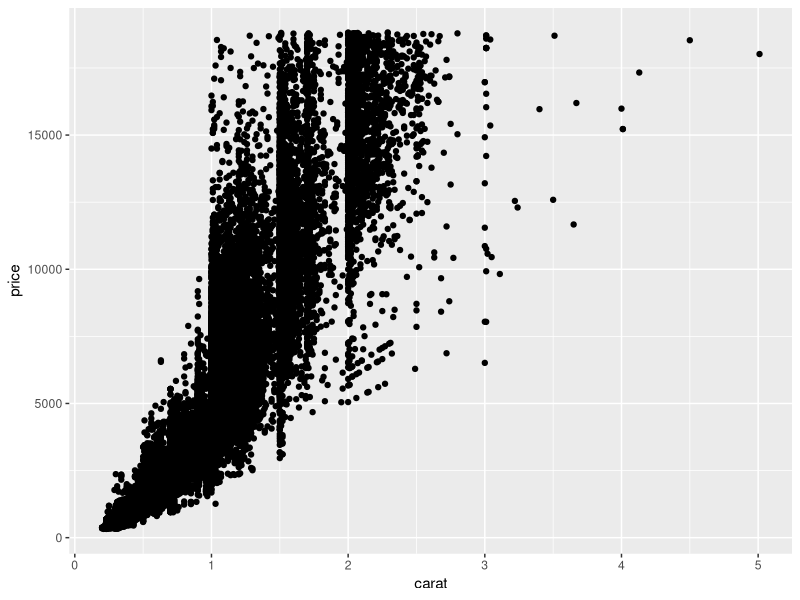
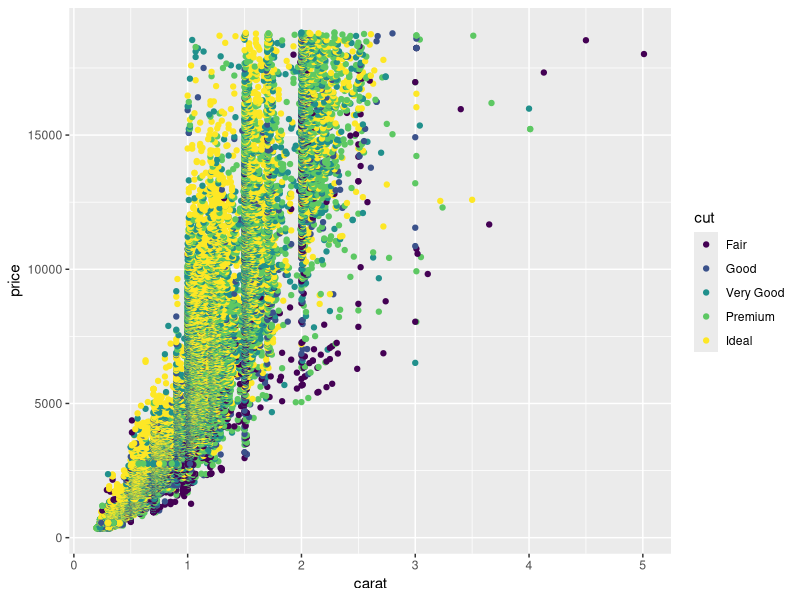
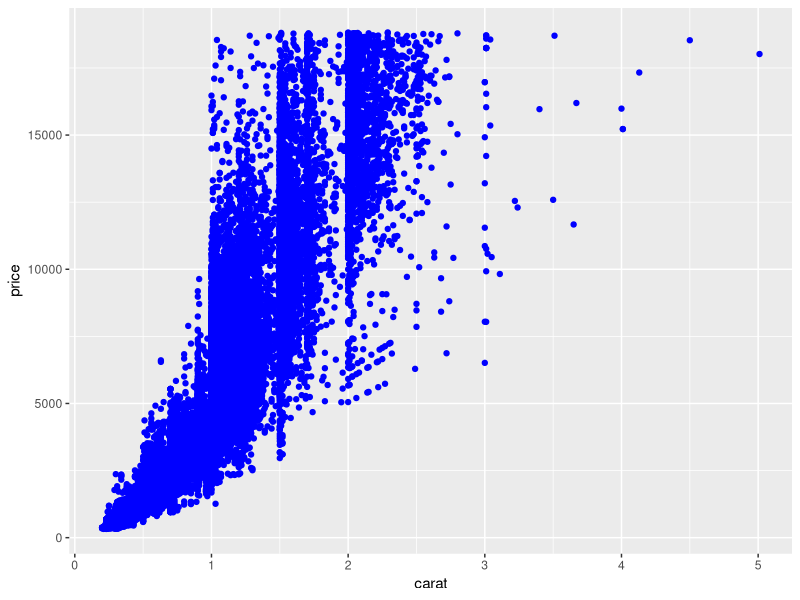
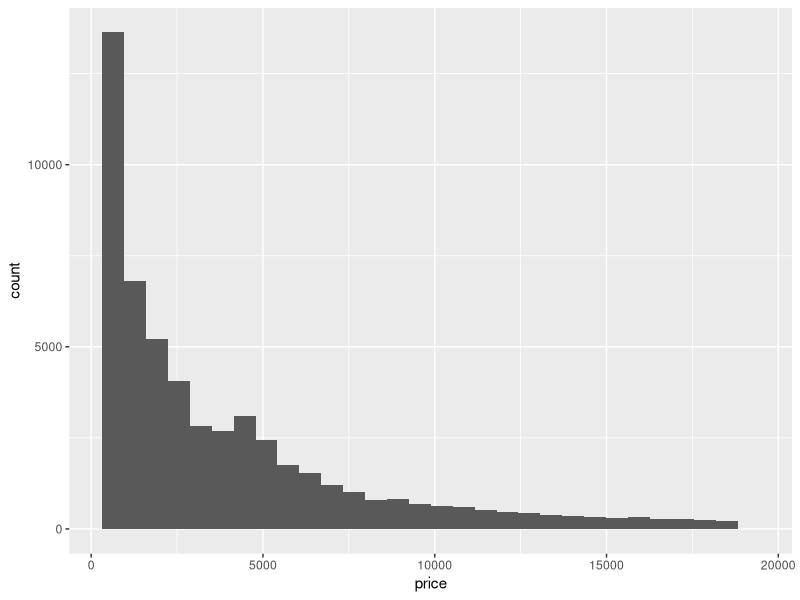
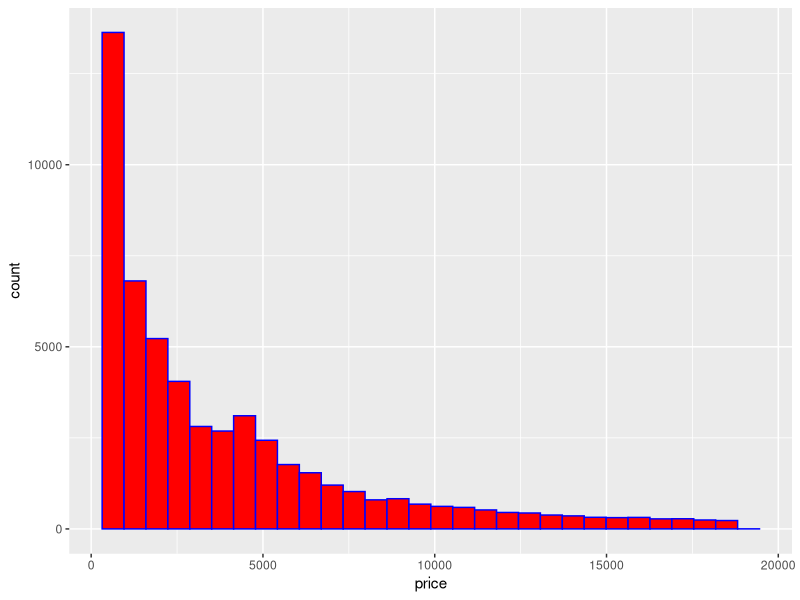
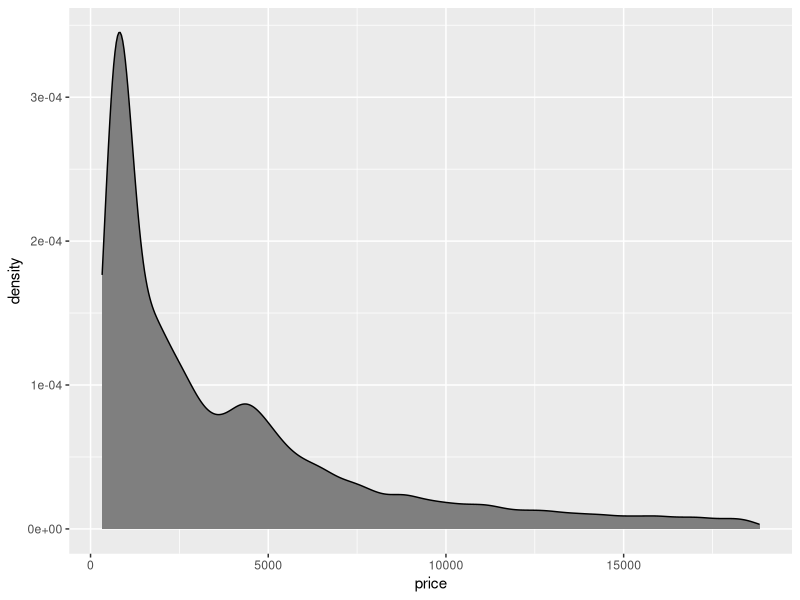
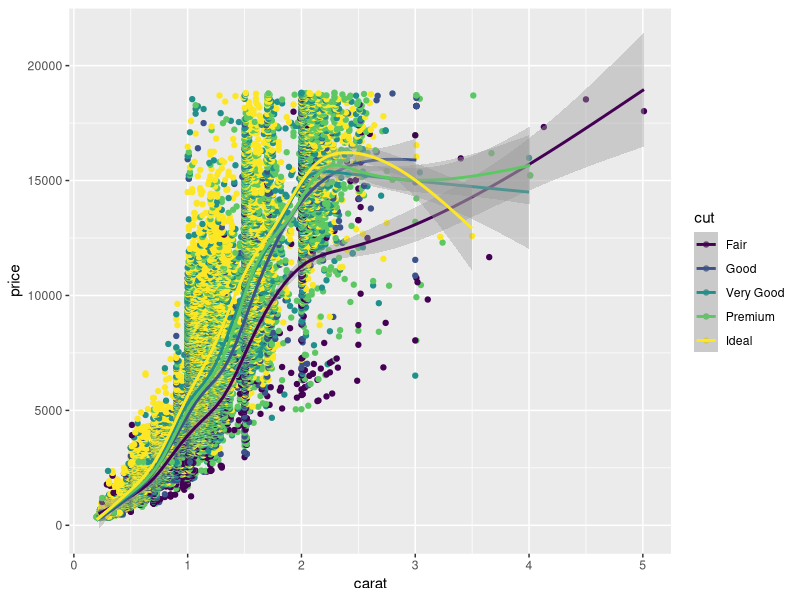
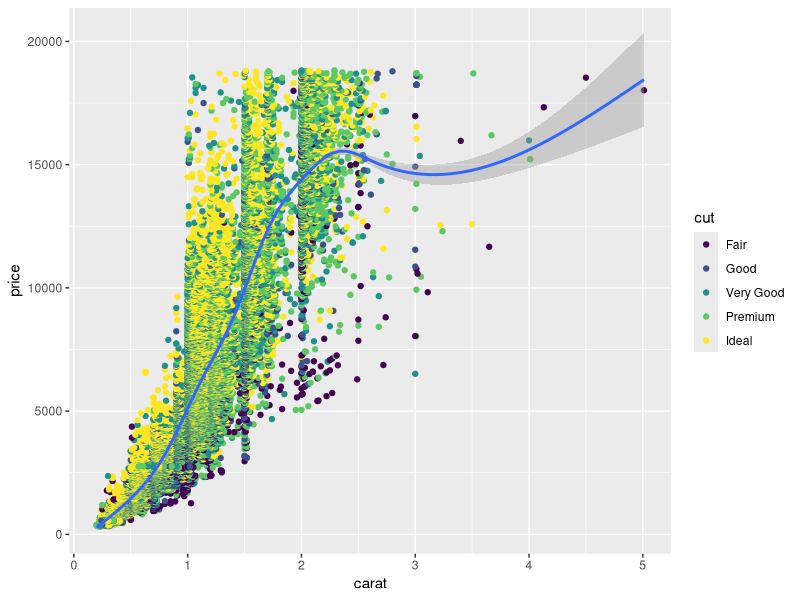

These charts were generated, in order, by the following R code:
#Jared Lander, Lander Analytics
#“Workshop:ggplot2: from scratch to compelling graphs”

library(ggplot2)
library(ggthemes)
data(diamonds)
head(diamonds)

#the simple way of plotting in R
#plot(price ~ carat, data=diamonds)
#hist(diamonds$price)
#boxplot(diamonds$price)


ggplot(diamonds, aes(x=carat, y=price)) + geom_point()

#use aes() to map values to color property
ggplot(diamonds, aes(x=carat, y=price)) + geom_point(aes(color=cut))

#hard coded color variable
ggplot(diamonds, aes(x=carat, y=price)) + geom_point(color='blue')

#histagram automatically calcualtes heights. No Y value necessary
ggplot(diamonds) + geom_histogram(aes(x=price))

#color property sets border on 2d objects, fill sets fill color
ggplot(diamonds) + geom_histogram(aes(x=price), fill='red', color='blue')

ggplot(diamonds) + geom_density(aes(x=price), fill='grey50')



#compare the aesthetics of the following 2 examples
#when you specify aes() inside ggplot function, it applies to all layers
ggplot(diamonds, aes(x=carat, y=price, color=cut)) + geom_point(aes(color=cut)) +
  geom_smooth()

ggplot(diamonds, aes(x=carat, y=price)) + geom_point(aes(color=cut)) +
  geom_smooth()
###########


ggplot(diamonds, aes(x=carat, y=price)) + 
  geom_point(aes(color=cut), shape=1, size=2, alpha=1/3) +
  geom_smooth()



# we can also break data up into small multiples or facets! 
#assign base function to a variable! 
g <- ggplot(diamonds, aes(x=carat, y=price, color=cut))
g + geom_point() + facet_wrap( ~ cut)

#1d row or col of facets
g + geom_point() + facet_wrap( ~ cut, nrow=1, scales='free') #also try nrow=1

# 2d grid of facets
g + geom_point() + facet_grid(color ~ clarity)


#scales='free' argument allows the scale of the axis of individual facets to vary
#scales='free_y' allows free y axis and fixed x axis
# research forumla notation (use of ~ )....


#compare the 2 following examples
ggplot(diamonds, aes(x=price)) + geom_histogram() + 
  facet_wrap(~cut)

# using free scales is totally misleading, 
#at a glance suggests all cuts of diamonds are the same price
ggplot(diamonds, aes(x=price)) + geom_histogram() + 
  facet_wrap(~cut, scales = 'free')
##############




#boxplots...
ggplot(diamonds, aes(x=1, y=price)) + geom_boxplot()
ggplot(diamonds, aes(x=cut, y=price)) + geom_boxplot()
#..vs violins (more informative!)
ggplot(diamonds, aes(x=cut, y=price)) + geom_violin()


#more on violin plots!

ggplot(diamonds, aes(x=cut, y=price)) + geom_violin() +
  geom_point() #when we add geom_point, the x axis is discrete, so not very helpful

#usingjittering will make the points more useful to show their density
ggplot(diamonds, aes(x=cut, y=price)) +
  geom_jitter(alpha=1/4) +
  geom_violin(alpha=1/2, draw_quantiles = .5) #also, the order matters! put the violin on top to make it more useful



g1 <- ggplot(diamonds, aes(x=carat, y=price)) +
  geom_point(aes(color=cut))

# style your plots with gg_themes
g1 + theme_economist()
g1 + theme_fivethirtyeight()
g1 + theme_wsj() + scale_color_wsj()
g1 + theme_bw()


# labels
g2 <-  ggplot(diamonds, aes(x=carat, y=price)) +
  geom_point()

g2 + labs(x='Carat', y='Price ($)', title='Price by Carat')
#alternatively
g2 + xlab('Carat') + ylab('Price ($)') + ggtitle('Price by Carat')

#transformations
# add dollar sign to labels
g2 + labs(x='Carat', y='Price', title='Price by Carat') + 
  scale_y_continuous(label=scales::dollar)  
#comma delimit numbers
g2 + labs(x='Carat', y='Price ($)', title='Price by Carat') + 
  scale_y_continuous(label=scales::comma)  
#note the :: syntax allows you to use function from package you haven't loaded



g1 + scale_color_brewer()
#brewer is a color scale for color blind (i think)
# see other scale_color_ functions

#move the legend to the bottom
g1 + theme(legend.position='bottom')


#zooming
g3  <- g2 + geom_smooth()

# xlim zooms by removing data.

g3 + xlim(c(0, 3))
#this is problematic because the smoothing curve no longer has certain values, 
#thus the output is distorted


#so how can we just zoom?
g3 + coord_cartesian(xlim=c(1, 3))

#rotate 90 degrees
g3 + coord_flip()

#polar coordinates
g3 + coord_polar()



### an ugly heatmap

library(scales)
library(tidyr)
library(reshape2)
library(dplyr)

# economic indicators dataset
head(economics)

#correlation matrix between these specific variables
econCor <- cor(economics[, c(2, 4:6)]) #this is in "y format" 


# todo learn about piping in R %<%  (cmd+shift+ m)
econMelt <- melt(econCor, varnames=c('x', 'y'), value.name='Correlation')

head(econMelt)

econMelt <- econMelt %>%  arrange(Correlation)

head(econMelt)

# set heatmap to h
h <- ggplot(econMelt, aes(x=x, y=y)) + geom_tile(aes(fill=Correlation))

#now style the heatmap

h + scale_fill_gradient2(low=muted('red'), mid='white', high='steelblue',
  guide=guide_colorbar(ticks=FALSE, barheight=10), limits=c(-1, 1)) + 
  theme_minimal() + labs(x=NULL, y=NULL) 




#todo learn about dplyer

